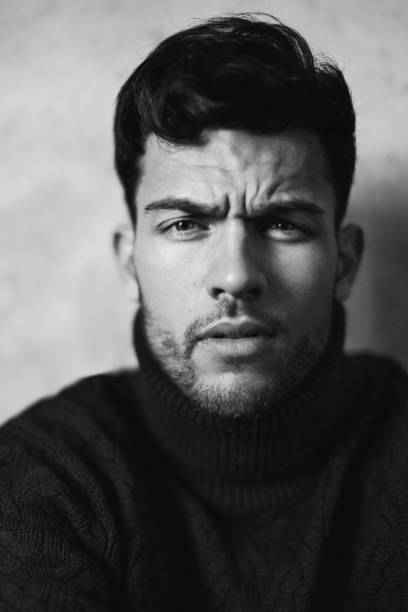
#> input picture faceL.jpg, 408 x 612 px
$ python 5_uzduotis.py
#> lines starting #> are read from the running program, lines starting #| are printed output that depends on the picture
import numpy as np
import cv2
from matplotlib import pyplot as plt

# Įkeliame kairi ir dešini vaizdus
imgL = cv2.imread('faceL.jpg', 0)
#> imgL is the input picture: shape (612, 408); min 0, max 235, mean 89.7
imgR = cv2.imread('faceR.jpg', 0)
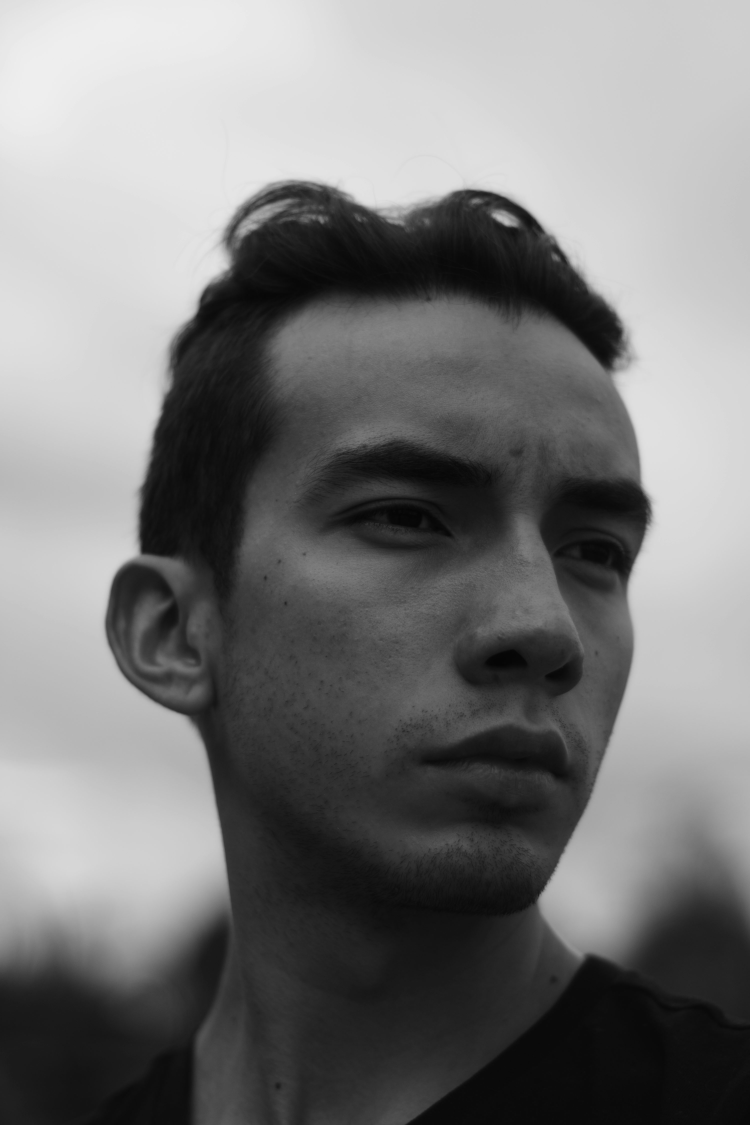
#> input picture faceR.jpg, 3000 x 4500 px (shown at 1/4 size)
#> imgR is the input picture: shape (4500, 3000); min 4, max 238, mean 120.7

# Patikriname ir suderiname dydžius
if imgL.shape != imgR.shape:
    imgR = cv2.resize(imgR, (imgL.shape[1], imgL.shape[0]))
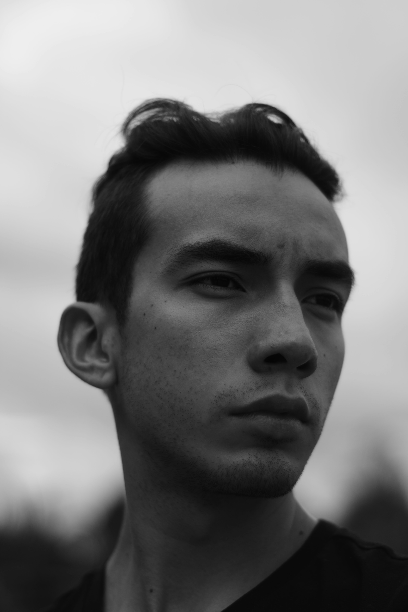
#> imgR: shape (612, 408); min 5, max 238, mean 120.7

# Sukuriame StereoBM objektą
stereo = cv2.StereoBM_create(numDisparities=16, blockSize=15)

# Apskaičiuojame gylio žemėlapį
disparity = stereo.compute(imgL, imgR)
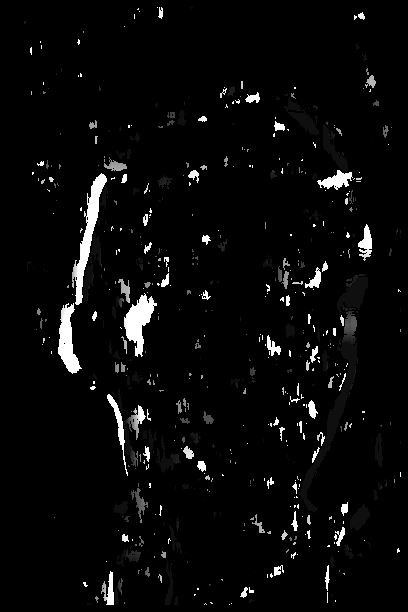
#> disparity: shape (612, 408) int16; min -16, max 240, mean -6.3; drawn with min black and max white

# Atvaizduojame rezultatą
plt.imshow(disparity, 'gray')
plt.title("Disparity Map")
plt.colorbar()
plt.show()
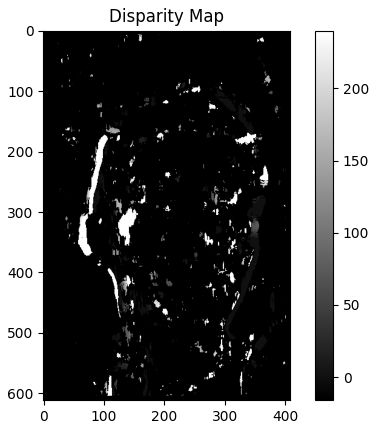
#> figure drawn by matplotlib, 2 panels
